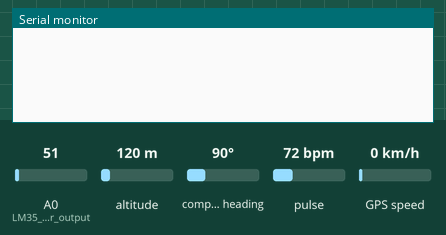
Simulated run of this sketch. Board: Arduino Uno, built with avr-gcc and run on an emulated ATmega328P. Shown: the last lines printed to the serial monitor. The test bench sets the inputs (shaded band); at power-on: pulse 72 bpm, A0 (LM35_sensor_output) = 51, compass heading 90°, altitude 120 m, GPS speed 0 km/h. The GPS gets a fix after 3 s at 37.7749, -122.4194 with 8 satellites.

Above: at 1.2 s.
1.3 s: pulse set to 42 bpm
At 4.1 s:
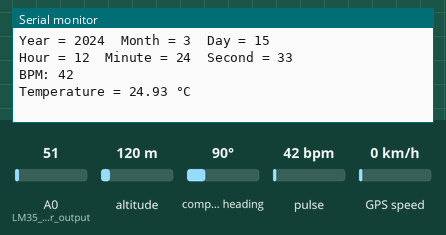
4.7 s: A0 (LM35_sensor_output) set to 61
At 5.44 s:
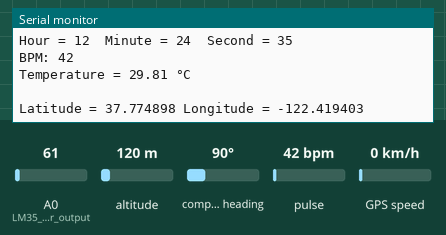
6.2 s: compass heading set to 7°
At 7.1 s:
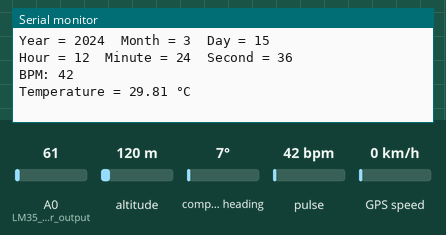
10.3 s: A0 (LM35_sensor_output) set to 71
At 11.1 s:
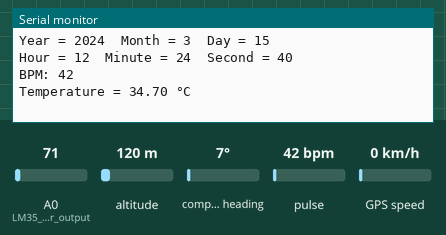
11.8 s: pulse set to 70 bpm
At 13.0 s:
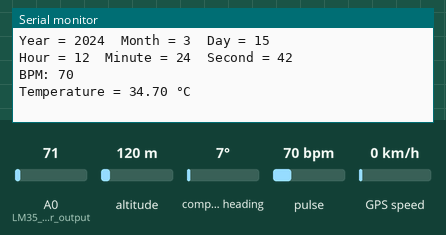
Timing chart, 0 to 14.3 s (numbered marks = the images above; inputs shaded):
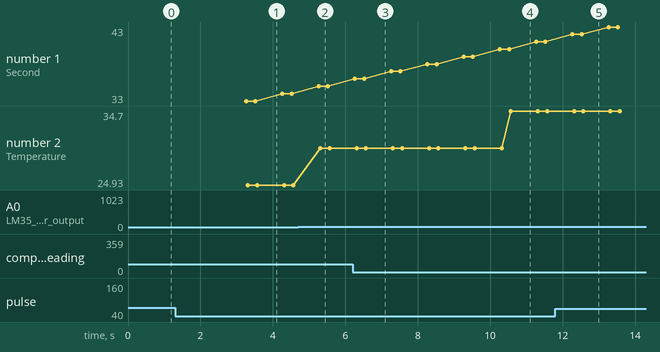

The sketch:

level-1_implementation_without_hc-12.ino
```cpp
//LIBRARIES

#define USE_ARDUINO_INTERRUPTS false              //pulse sensor playground library use this intrerupts and we need it to make it fals in order to be sure that we will not use intrerupts
#include <PulseSensorPlayground.h>                //Pulse Sensor library
#include <TinyGPS++.h>                            //GPS library
#include <SoftwareSerial.h>                       //this library allow to use not dedicated pins for serial comunication,create a sw serial communication

//VARIABLES
//LM35_Temp sensor

const int LM35_sensor_output = A0;                //assigning analog pin A1 to variable 'LM35_sensor_output'
float temp;                                       //variable for temperature in Celsius
float vout;                                       //temporary variable to hold sensor digital reading
int contor_apelare = 0;

//Pulse_sensor_Variables

int Beat_per_minutes = 0;                         //variable for pulse
const int OUTPUT_TYPE = SERIAL_PLOTTER;           //the format of our pulse sensor output, choseed by us to being a serial monitor output0 (not mandatory in our program)

const int Pulse_sensor_output = A1;               //analog Input. Connected to the pulse sensor output
const int treshhold = 550;                        //the trashhold used to helping us reading the pulse waves (heart beat moments)

byte samplesUntilReport;                          //the number of samples remaining to read until we want to report a sample over the serial connection.
const byte SAMPLES_PER_SERIAL_SAMPLE = 10;        //after 10 samples measurment we will calculate the Pulse

//GPS_Variables

double latidude = 0;                              //variable for latitude
double longitude = 0;                             //variable for longitude
int years, mounth,days;                           //variables for date
int hours,minutes,seconds;                        //variables for time
static const uint32_t GPSBaud = 9600;             //define the GPS baudrate for serial communication
static const int RXPin = 4, TXPin = 3;            //asign of the rx and tx pins to the variables RXPin,TXPin for our sw serial communication with GPS
SoftwareSerial gps_bus(RXPin, TXPin);             //the serial connection to the GPS sw serial comm

///FUNCTION OBJECT FOR DEDICATED LIBRARY

PulseSensorPlayground pulseSensor;                //the object created for pulse library
TinyGPSPlus GPS;                                  //the object created for GPS library

//COMMUNICATION SETUP AND OTHERS SETUP

void setup()
{
 pinMode(LM35_sensor_output,INPUT);              // configuring pin A1 as input
 Serial.begin(9600);                             //sets the data rate in bits per second (baud) for serial monitor communication
 gps_bus.begin(GPSBaud);                         //sets the data rate in bits per second (baud) for sw serial communication with GPS

 // Configure the PulseSensor manager.
 pulseSensor.analogInput(Pulse_sensor_output);   //assignation of the variable to the analog pin(A0) of arduino
 pulseSensor.setSerial(Serial);                  //set the serial monitor to output data
 pulseSensor.setOutputType(OUTPUT_TYPE);         //set the output type (not mandatory for us)
 pulseSensor.setThreshold(treshhold);            //set the trashhold


 samplesUntilReport = SAMPLES_PER_SERIAL_SAMPLE; // Skip the first SAMPLES_PER_SERIAL_SAMPLE in the loop().


 if (!pulseSensor.begin())                       // Now that everything is ready, start reading the PulseSensor signal.
 {
   Serial.print("Pulse sensor start reading the pulse");
 }
}

//MAIN FUNCTION
void loop()
{

 if(contor_apelare == 25)
 {
   vout = analogRead(LM35_sensor_output);
   vout = analogRead(LM35_sensor_output);
   vout = vout * 5 / 1023;
   temp = vout / 0.01;
   contor_apelare = 0;
 }

 if (pulseSensor.sawNewSample())
 {
   contor_apelare++;
   if (--samplesUntilReport == (byte) 0)
   {

     samplesUntilReport = SAMPLES_PER_SERIAL_SAMPLE;

     if (pulseSensor.sawStartOfBeat())
     {

       Beat_per_minutes = pulseSensor.getBeatsPerMinute();
       Beat_per_minutes = pulseSensor.getBeatsPerMinute();
     }

   }

    if (gps_bus.available() > 0)               // check for gps data on the serial comm
     {
       GPS.encode(gps_bus.read());                 // encode gps data
       if (GPS.location.isUpdated())
       {
   //LOCATION
         // Latitude in degrees (double)
         latidude = GPS.location.lat();
         Serial.print("Latitude = ");
         Serial.print(latidude, 6);

         // Longitude in degrees (double)
         longitude = GPS.location.lng();
         Serial.print(" Longitude = ");
         Serial.println(longitude, 6);

  //DATE
         // Year (2000+) (u16)
         years = GPS.date.year();
         Serial.print("Year = ");
         Serial.print(years);

         // Month (1-12) (u8)
         mounth = GPS.date.month();
         Serial.print("  Month = ");
         Serial.print(mounth);

         // Day (1-31) (u8)
         days = GPS.date.day();
         Serial.print("  Day = ");
         Serial.println(days);

  //TIME
         // Hour (0-23) (u8)
         hours = GPS.time.hour();
         hours = hours + 2;
         Serial.print("Hour = ");
         Serial.print(hours);

         // Minute (0-59) (u8)
         minutes = GPS.time.minute();
         Serial.print("  Minute = ");
         Serial.print(minutes);

         // Second (0-59) (u8)
         seconds = GPS.time.second();
         Serial.print("  Second = ");
         Serial.println(seconds);

         //Puls
         Serial.print("BPM: ");
         Serial.println(Beat_per_minutes);

         //Temperature
         Serial.print("Temperature = ");
         Serial.print(temp);
         Serial.println(" °C");
         Serial.println(" ");

     }

    }

 }

}
```

Measured:
- after the input at 1.3 s, the serial monitor: prints a new line after 2.0 s (image 1)
- after the input at 4.7 s, the serial monitor: prints a new line after 0.61 s (image 2)
- after the input at 10.3 s, the serial monitor: prints a new line after 0.27 s (image 4)
- after the input at 11.8 s, the serial monitor: prints a new line after 0.51 s (image 5)
- plotted number 1: 35 → 40 after the input at 6.2 s
- plotted number 2: 24.93 → 29.81 after the input at 4.7 s, 29.81 → 34.7 after the input at 10.3 s
